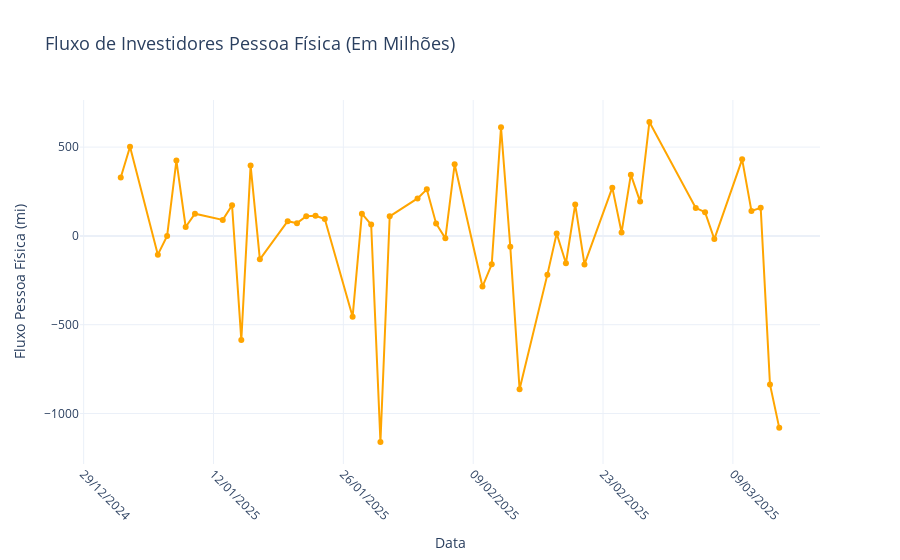

Notebook code cell kept with this figure:
### Markdown cell above
# Fluxo de Investidores Pessoa Física

### Code cell
import pandas as pd
import requests
from bs4 import BeautifulSoup
import plotly.graph_objects as go
from datetime import datetime

# URL do site
url = "https://www.dadosdemercado.com.br/fluxo"

# Fazer a requisição HTTP para obter o conteúdo da página
response = requests.get(url)
if response.status_code == 200:
    soup = BeautifulSoup(response.content, 'html.parser')

    # Encontrar a tabela na página
    tabela_html = soup.find('table')  # Localiza a primeira tabela na página
    if tabela_html:
        # Ler a tabela HTML com pandas
        tabela = pd.read_html(str(tabela_html))[0]

        # Verificar os nomes das colunas
        print("Colunas disponíveis na tabela:", tabela.columns)

        # Garantir que a coluna 'Data' esteja no formato datetime
        tabela['Data'] = pd.to_datetime(tabela['Data'], format='%d/%m/%Y', errors='coerce')

        # Verificar se a coluna 'Pessoa física' existe
        if 'Pessoa física' in tabela.columns:
            # Converter os valores da coluna 'Pessoa física' para numérico
            tabela['Pessoa física'] = tabela['Pessoa física'].str.replace(' mi', '')  # Remover 'mi'
            tabela['Pessoa física'] = tabela['Pessoa física'].str.replace('.', '', regex=False)  # Remover separadores de milhares
            tabela['Pessoa física'] = tabela['Pessoa física'].str.replace(',', '.', regex=False).astype(float)

            # Filtrar os dados a partir do início do ano atual
            inicio_ano = datetime(datetime.now().year, 1, 1)  # Primeiro dia do ano atual
            tabela_filtrada = tabela[tabela['Data'] >= inicio_ano]

            # Criar o gráfico de linha com a coluna 'Pessoa física'
            fig = go.Figure()

            # Adicionar a linha conectando os valores de 'Pessoa física'
            fig.add_trace(go.Scatter(
                x=tabela_filtrada['Data'],  # Eixo X: coluna Data
                y=tabela_filtrada['Pessoa física'],  # Eixo Y: fluxo pessoa física
                mode='lines+markers',
                name='Pessoa física',
                line=dict(color='orange'),
                marker=dict(size=6, color='orange', symbol='circle')
            ))

            # Personalizar o layout
            fig.update_layout(
                title='Fluxo de Investidores Pessoa Física (Em Milhões)',
                xaxis_title='Data',
                yaxis_title='Fluxo Pessoa Física (mi)',
                template='plotly_white',
                xaxis=dict(
                    tickformat='%d/%m/%Y',  # Formatar as datas no eixo X
                    tickangle=45,           # Rotacionar os rótulos do eixo X
                    showgrid=True,          # Mostrar linhas de grade no eixo X
                    tickmode='auto',        # Ajustar automaticamente os rótulos
                    nticks=10               # Limitar o número de rótulos no eixo X
                ),
                yaxis=dict(
                    showgrid=True,          # Mostrar linhas de grade no eixo Y
                    rangemode='tozero'      # Garantir que o eixo Y comece no zero
                ),
                title_font_size=18,
                xaxis_title_font_size=14,
                yaxis_title_font_size=14
            )

            # Exibir o gráfico
            fig.show()
        else:
            print("A coluna 'Pessoa física' não foi encontrada na tabela. Verifique os nomes das colunas.")
    else:
        print("Tabela não encontrada na página.")
else:
    print(f"Erro ao acessar o site: {response.status_code}")

### Figure 1 — Plotly figure (JSON) as saved in the notebook; plotly's stock layout.template omitted (floating-point values rounded to 4 significant figures)
{"data": [{"line": {"color": "orange"}, "marker": {"color": "orange", "size": 6, "symbol": "circle"}, "mode": "lines+markers", "name": "Pessoa física", "type": "scatter", "x": ["2025-03-14T00:00:00.000000000", "2025-03-13T00:00:00.000000000", "2025-03-12T00:00:00.000000000", "2025-03-11T00:00:00.000000000", "2025-03-10T00:00:00.000000000", "2025-03-07T00:00:00.000000000", "2025-03-06T00:00:00.000000000", "2025-03-05T00:00:00.000000000", "2025-02-28T00:00:00.000000000", "2025-02-27T00:00:00.000000000", "2025-02-26T00:00:00.000000000", "2025-02-25T00:00:00.000000000", "2025-02-24T00:00:00.000000000", "2025-02-21T00:00:00.000000000", "2025-02-20T00:00:00.000000000", "2025-02-19T00:00:00.000000000", "2025-02-18T00:00:00.000000000", "2025-02-17T00:00:00.000000000", "2025-02-14T00:00:00.000000000", "2025-02-13T00:00:00.000000000", "2025-02-12T00:00:00.000000000", "2025-02-11T00:00:00.000000000", "2025-02-10T00:00:00.000000000", "2025-02-07T00:00:00.000000000", "2025-02-06T00:00:00.000000000", "2025-02-05T00:00:00.000000000", "2025-02-04T00:00:00.000000000", "2025-02-03T00:00:00.000000000", "2025-01-31T00:00:00.000000000", "2025-01-30T00:00:00.000000000", "2025-01-29T00:00:00.000000000", "2025-01-28T00:00:00.000000000", "2025-01-27T00:00:00.000000000", "2025-01-24T00:00:00.000000000", "2025-01-23T00:00:00.000000000", "2025-01-22T00:00:00.000000000", "2025-01-21T00:00:00.000000000", "2025-01-20T00:00:00.000000000", "2025-01-17T00:00:00.000000000", "2025-01-16T00:00:00.000000000", "2025-01-15T00:00:00.000000000", "2025-01-14T00:00:00.000000000", "2025-01-13T00:00:00.000000000", "2025-01-10T00:00:00.000000000", "2025-01-09T00:00:00.000000000", "2025-01-08T00:00:00.000000000", "2025-01-07T00:00:00.000000000", "2025-01-06T00:00:00.000000000", "2025-01-03T00:00:00.000000000", "2025-01-02T00:00:00.000000000"], "y": [-1081.0, -836.3, 157.9, 140.4, 431.1, -17.77, 133.5, 156.9, 641.6, 193.4, 344.8, 19.31, 271.6, -160.8, 177.1, -154.2, 13.26, -218.2, -863.9, -61.46, 612.0, -160.1, -285.5, 403.2, -13.92, 70.3, 262.3, 211.2, 110.2, -1161.0, 63.79, 125.2, -455.8, 94.74, 113.7, 110.3, 71.88, 82.56, -132.2, 396.9, -586.7, 172.7, 90.13, 125.0, 49.98, 424.0, -0.52, -105.5, 501.5, 328.7]}], "layout": {"title": {"font": {"size": 18}, "text": "Fluxo de Investidores Pessoa Física (Em Milhões)"}, "xaxis": {"nticks": 10, "showgrid": true, "tickangle": 45, "tickformat": "%d/%m/%Y", "tickmode": "auto", "title": {"font": {"size": 14}, "text": "Data"}}, "yaxis": {"rangemode": "tozero", "showgrid": true, "title": {"font": {"size": 14}, "text": "Fluxo Pessoa Física (mi)"}}}}
